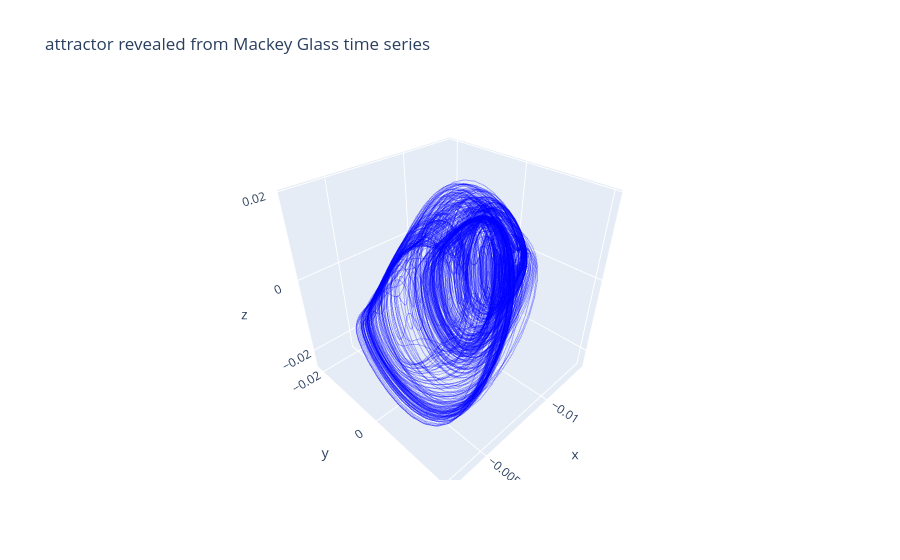

This figure's notebook cell:
### Code cell
fig = go.Figure(data=[go.Scatter3d(
    x=vh[0], y=vh[1], z=vh[2],
    mode='lines',
    line=dict(width=2, color='rgba(0,0,255,0.3)')
)])
fig.update_layout(title='attractor revealed from Mackey Glass time series')
fig.show()

### Figure 1 — Plotly figure (JSON) as saved in the notebook; plotly's stock layout.template omitted (floating-point values rounded to 4 significant figures; data arrays with more than 128 entries replaced by an {"elided": "..."} marker saying what was removed)
{"data": [{"line": {"color": "rgba(0,0,255,0.3)", "width": 2}, "mode": "lines", "type": "scatter3d", "x": {"elided": "11981 float values"}, "y": {"elided": "11981 float values"}, "z": {"elided": "11981 float values"}}], "layout": {"title": {"text": "attractor revealed from Mackey Glass time series"}}}
